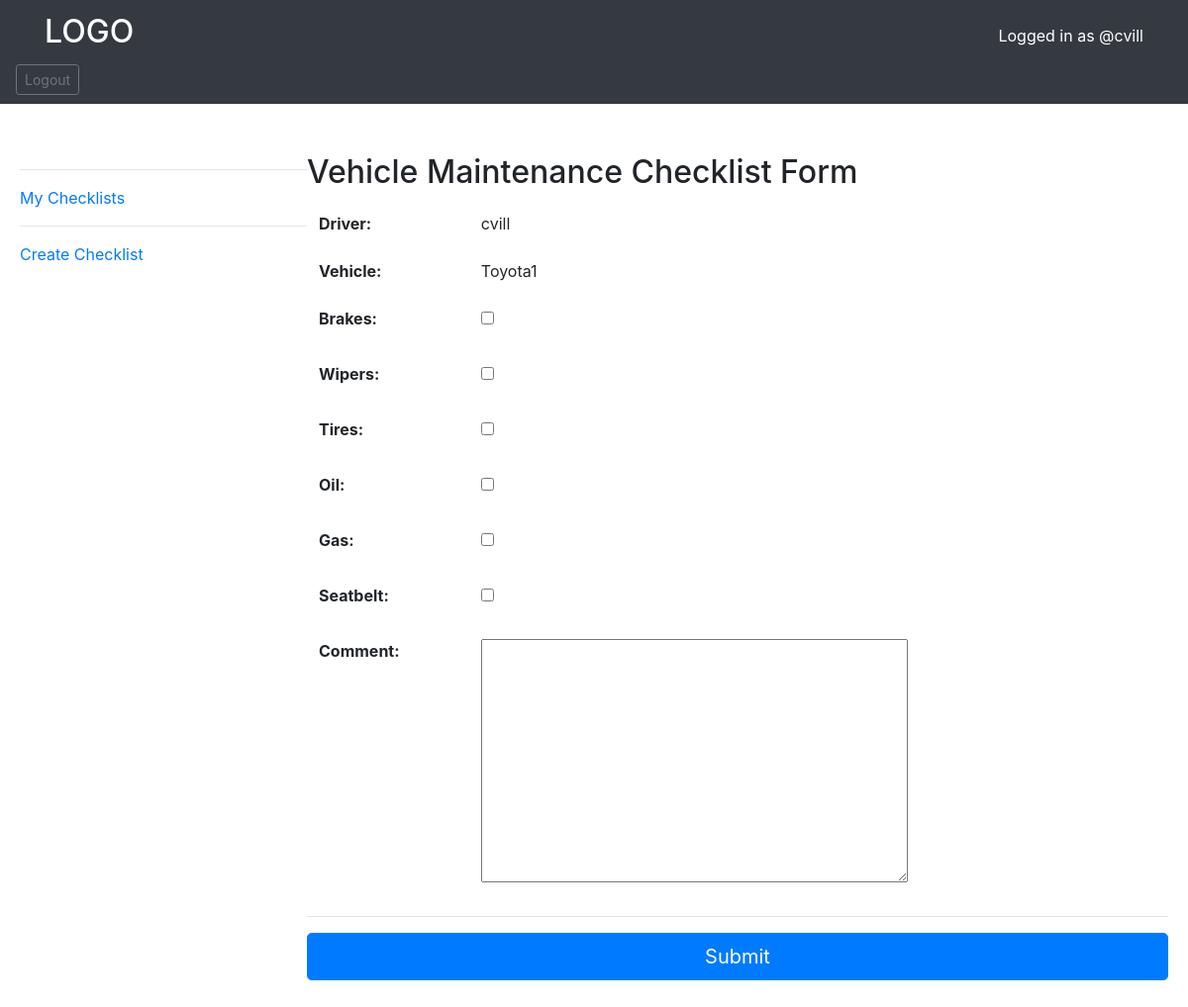
Page /create-checklist/ (signed in) on the earlier database version.
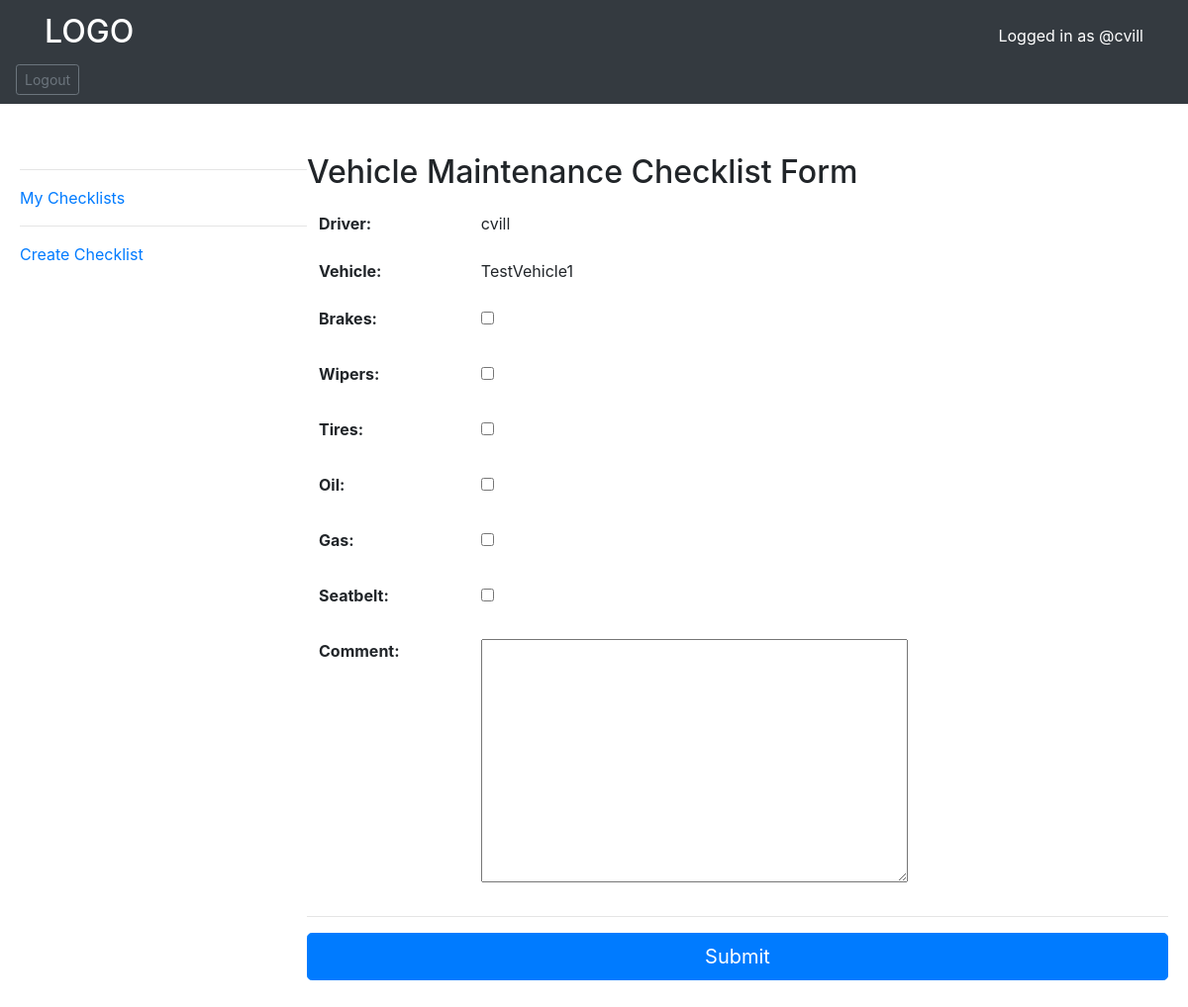
Same page on the later database version.
### base/models.py (models this page shows)
class User(AbstractUser):
    DRIVER = 'DR'
    SUPERVISOR = 'SP'
    role = models.CharField(
        max_length=2,
        choices=[
            (DRIVER, 'Driver'),
            (SUPERVISOR, 'Supervisor'),
         ],
        default=DRIVER,
    )
    vehicle =  models.ForeignKey(Vehicle, on_delete=models.CASCADE, null=True)

class Vehicle(models.Model):
    name = models.CharField(max_length = 30)
    updated = models.DateTimeField(auto_now=True)
    created = models.DateTimeField(auto_now_add=True)
    def __str__(self):
        return self.name

### base/views.py (the view, shortened to what this page needs)
# urls.py: path('create-checklist/', views.createChecklist, name="create-checklist"),
def createChecklist(request):
    form = ChecklistForm()
    context = {'form':form}
    return render(request, 'base/checklist_form.html', context)

### base/forms.py
class ChecklistForm(ModelForm):
    brakes = forms.BooleanField(widget=forms.CheckboxInput, required=False)
    wipers = forms.BooleanField(widget=forms.CheckboxInput, required=False)
    tires = forms.BooleanField(widget=forms.CheckboxInput, required=False)
    oil = forms.BooleanField(widget=forms.CheckboxInput, required=False)
    gas = forms.BooleanField(widget=forms.CheckboxInput, required=False)
    seatbelt = forms.BooleanField(widget=forms.CheckboxInput, required=False)
    class Meta:
        model = VehicleChecklist
        fields = '__all__'
        exclude = ['driver', 'vehicle']

### base/templates/base/checklist_form.html (shortened to what this page needs)
{%extends 'main.html'%}
{% block content %}
<h2>Vehicle Maintenance Checklist Form</h2>
<form method="POST">
    <table class="table table-reponsive-sm  table-borderless">
        <tr>
            <th>
                Driver:
            </th>
            <td>
                {{ request.user.username }}
            </td>
        </tr>
        <tr>
            <th>
                Vehicle:
            </th>
            <td>
                {{ request.user.vehicle }}
            </td>
        </tr>
        {% for field in form %}
        <tr>
            <th>{{field.label_tag}}</th>
            <td>
            {{ field }}
            </td>
        </tr>
        {% endfor %}
    </table>
    <hr/>
    <input class="btn btn-lg btn-primary btn-block" type="submit" value="Submit" />
</form>
<br><br>
{% endblock content %}

### templates/navbar.html (shortened to what this page needs)
<nav class="navbar navbar-dark bg-dark">
    <div class="container">
        <a class="navbar-brand" href="/"><h2>LOGO</h2></a>
        {% if request.user.is_authenticated %}
        <span class="text-white bg-dark">Logged in as @{{request.user.username}}</span>
        {% endif %}
    </div>
    <br>
    {% if request.user.is_authenticated %}
    <a href="{% url 'logout' %}" class="btn btn-sm btn-outline-secondary" role="button">Logout</a>
    {% endif %}
</nav>

Differences in the rows shown:
changed User "cvill": user.vehicle "Toyota1" → "TestVehicle1"
